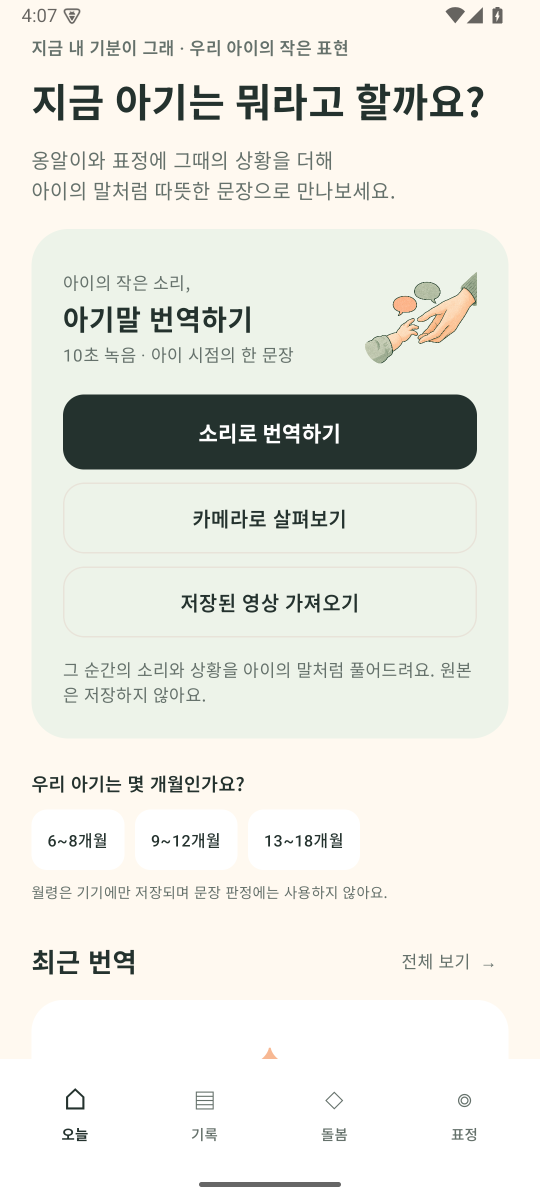
#> input picture tools/marketing/screenshots/normal-home.png, 1080 x 2400 px (shown at 1/2 size)
$ python render_marketing.py
#> lines starting #> are read from the running program, lines starting #| are printed output that depends on the picture
from __future__ import annotations
import math
import os
import shutil
import subprocess
import wave
from pathlib import Path
import numpy as np
from PIL import Image, ImageDraw, ImageFont, ImageOps
ROOT = Path(__file__).resolve().parents[2]
HERE = Path(__file__).resolve().parent
OUT = ROOT / 'work' / 'marketing-rebuild'
OUT.mkdir(parents=True, exist_ok=True)
W, H, FPS = (720, 1280, 18)
CREAM = (255, 249, 240)
INK = (36, 50, 46)
MUTED = (99, 113, 105)
SAGE = (168, 198, 160)
PALE = (237, 243, 233)
APRICOT = (247, 184, 147)
PINK = (246, 170, 162)
WHITE = (255, 255, 255)
FONT = os.environ.get('JIGEUM_MARKETING_FONT', 'C:/Windows/Fonts/malgun.ttf')
BOLD = os.environ.get('JIGEUM_MARKETING_FONT_BOLD', 'C:/Windows/Fonts/malgunbd.ttf')
font_cache = {}

# [5 lines left out: function f, not called in this run]

def text(draw, xy, value, size, fill=INK, bold=False, anchor='mm', spacing=8):
    draw.multiline_text(xy, value, font=f(size, bold), fill=fill, anchor=anchor, align='center' if anchor.endswith('m') else 'left', spacing=spacing)

def rr(draw, box, radius, fill, outline=None, width=1):
    draw.rounded_rectangle(box, radius, fill=fill, outline=outline, width=width)

# [6 lines left out: function base, not called in this run]

def sparkle(d, x, y, r, color=APRICOT):
    d.polygon([(x, y - r), (x + r * 0.22, y - r * 0.22), (x + r, y), (x + r * 0.22, y + r * 0.22), (x, y + r), (x - r * 0.22, y + r * 0.22), (x - r, y), (x - r * 0.22, y - r * 0.22)], fill=color)

# [35 lines left out: functions baby, phone, not called in this run]
home = Image.open(HERE / 'screenshots' / 'normal-home.png').convert('RGB')
result = Image.open(HERE / 'screenshots' / 'normal-result.png').convert('RGB')
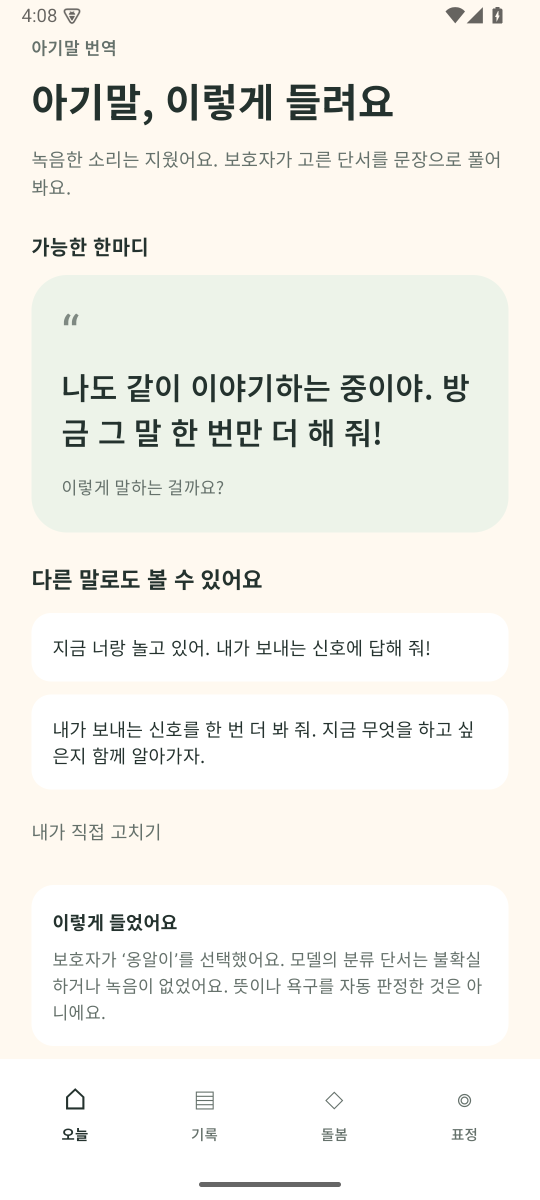
#> input picture tools/marketing/screenshots/normal-result.png, 1080 x 2400 px (shown at 1/2 size)
home = home.crop((0, 50, 1080, 2320))
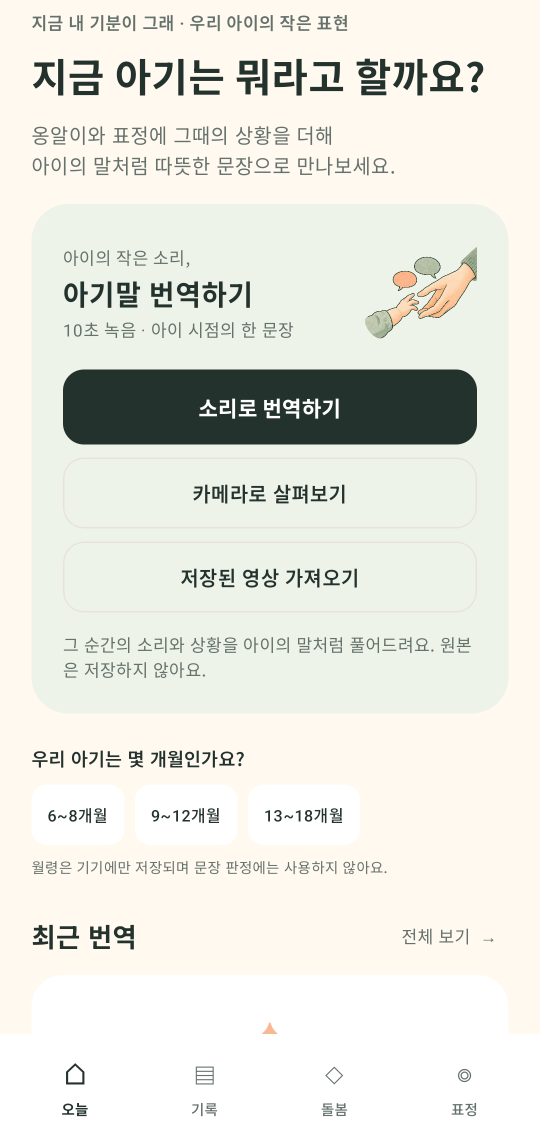
#> home: PIL image 1080x2270 RGB (shown at 1/2 size); mean R, G, B 231.3, 231.7, 224.1
result = result.crop((0, 50, 1080, 2320))
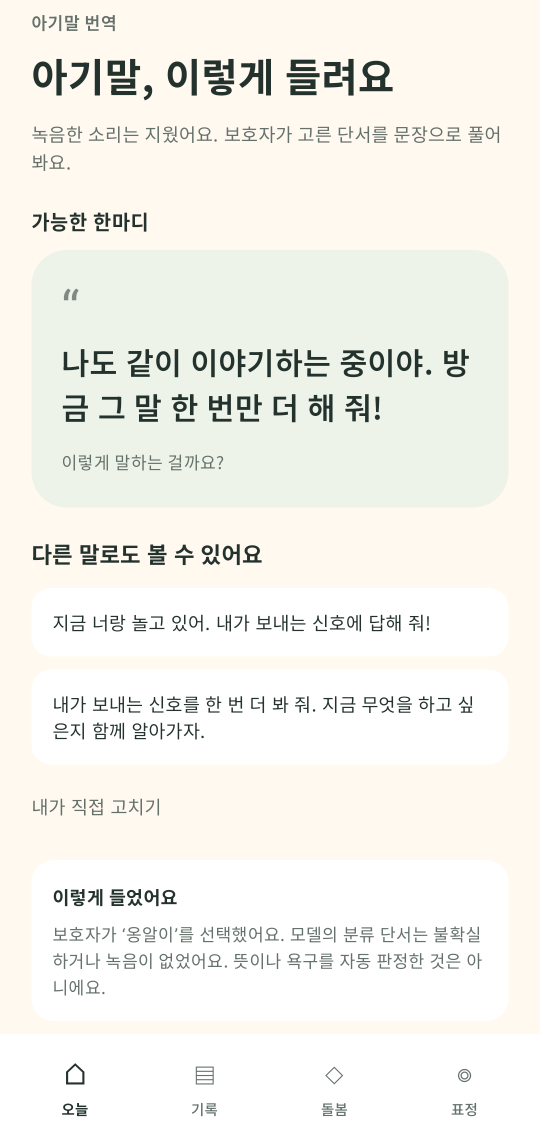
#> result: PIL image 1080x2270 RGB (shown at 1/2 size); mean R, G, B 243.3, 242.3, 236.3
#> (the run stopped early here; a loop or call above may not have finished)
